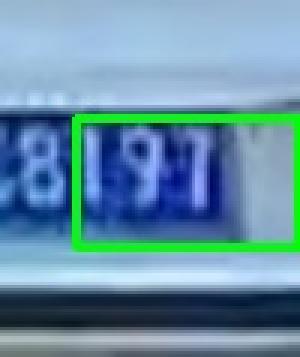
#> input picture opencv_locate_lp/云19TYJ.jpg, 100 x 119 px (shown 3 times larger)
$ python color_location.py '云19TYJ.jpg'   (older library calls are emulated)
#> lines starting #> are read from the running program, lines starting #| are printed output that depends on the picture; after the words box and inside, x2 and y2 are one past the last pixel; in counts of white or black regions, pixels touching at a corner belong together
import cv2, sys
import numpy as np
filename = sys.argv[1]
lower_blue = np.array([100, 110, 110])
upper_blue = np.array([130, 255, 255])
lower_yellow = np.array([15, 55, 55])
upper_yellow = np.array([50, 255, 255])
img_src = cv2.imread(filename)
#> img_src is the input picture: shape (119, 100, 3); mean B, G, R 167.4, 144.9, 102.5
hsv = cv2.cvtColor(img_src, cv2.COLOR_BGR2HSV)
#> hsv: shape (119, 100, 3); mean H, S, V 102.2, 118, 179.3
mask_blue = cv2.inRange(hsv, lower_blue, upper_blue)
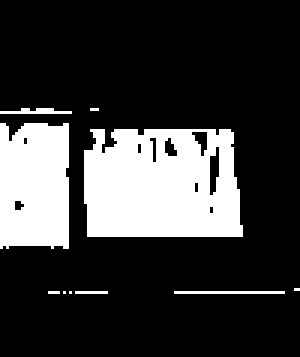
#> mask_blue: shape (119, 100) (shown 3 times larger); 22.6% white; 10 white regions (6 under 20 px)
#mask_yellow = cv2.inRange(hsv, lower_yellow, upper_yellow)
#output = cv2.bitwise_and(hsv, hsv, mask=mask_blue+mask_yellow)
output = cv2.bitwise_and(hsv, hsv, mask=mask_blue)
#> output: shape (119, 100, 3); mean H, S, V 24.9, 39.3, 36.9
# 根据阈值找到对应颜色
output = cv2.cvtColor(output, cv2.COLOR_BGR2GRAY)
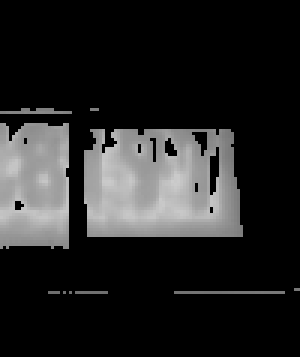
#> output: shape (119, 100) (shown 3 times larger); min 0, max 204, mean 37
Matrix = np.ones((20, 20), np.uint8)
img_edge1 = cv2.morphologyEx(output, cv2.MORPH_CLOSE, Matrix)
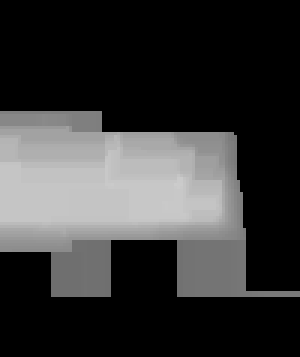
#> img_edge1: shape (119, 100) (shown 3 times larger); min 0, max 204, mean 55
img_edge2 = cv2.morphologyEx(img_edge1, cv2.MORPH_OPEN, Matrix)
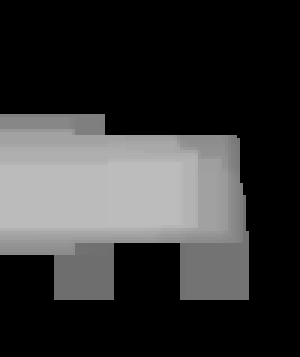
#> img_edge2: shape (119, 100) (shown 3 times larger); min 0, max 188, mean 53.8
img, contours, hierarchy = cv2.findContours(img_edge2, cv2.RETR_EXTERNAL, cv2.CHAIN_APPROX_SIMPLE)
#> contours = 1 contour; box (x1, y1, x2, y2) and area: (0, 38, 83, 100) 3894
x, y, w, h = cv2.boundingRect(img)
#> x = 0; y = 38; w = 83; h = 62
cv2.rectangle(img_src, (x, y), (x+w, y+h), (0, 255, 0), 2)
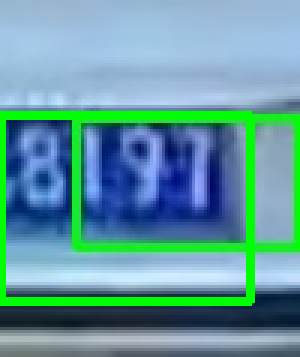
#> img_src: shape (119, 100, 3) (shown 3 times larger); 6.75% of pixels changed, all inside (x1, y1, x2, y2) = (0, 37, 85, 102)
cv2.imshow("img_src", img_src)
cv2.waitKey(10000)
cv2.destroyAllWindows()
